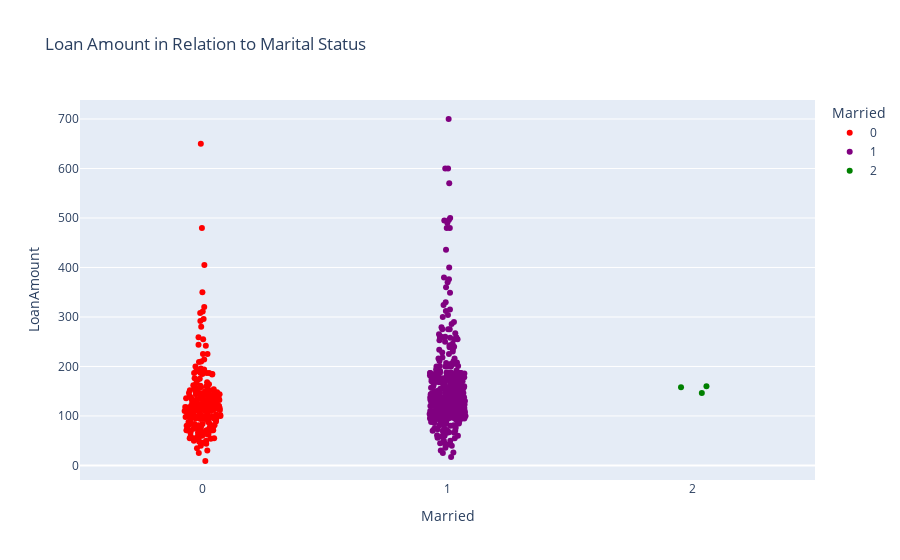

Notebook code cell kept with this figure:
### Code cell
fig = px.strip(loan_data, x='Married', y='LoanAmount', color='Married', color_discrete_sequence=['red', 'purple', 'green'], title='Loan Amount in Relation to Marital Status')
fig.update_layout(bargap=0.1)
fig.show()
#MORE MARRIED PEOPLE APPLIED FOR LOANS

### Figure 1 — Plotly figure (JSON) as saved in the notebook; plotly's stock layout.template omitted (floating-point values rounded to 4 significant figures; data arrays with more than 128 entries replaced by an {"elided": "..."} marker saying what was removed)
{"data": [{"alignmentgroup": "True", "boxpoints": "all", "fillcolor": "rgba(255,255,255,0)", "hoveron": "points", "hovertemplate": "Married=%{x}<br>LoanAmount=%{y}<extra></extra>", "legendgroup": "0", "line": {"color": "rgba(255,255,255,0)"}, "marker": {"color": "red"}, "name": "0", "offsetgroup": "0", "orientation": "v", "pointpos": 0, "showlegend": true, "type": "box", "x": {"elided": "213 int values"}, "x0": " ", "xaxis": "x", "y": {"elided": "213 float values"}, "y0": " ", "yaxis": "y"}, {"alignmentgroup": "True", "boxpoints": "all", "fillcolor": "rgba(255,255,255,0)", "hoveron": "points", "hovertemplate": "Married=%{x}<br>LoanAmount=%{y}<extra></extra>", "legendgroup": "1", "line": {"color": "rgba(255,255,255,0)"}, "marker": {"color": "purple"}, "name": "1", "offsetgroup": "1", "orientation": "v", "pointpos": 0, "showlegend": true, "type": "box", "x": {"elided": "398 int values"}, "x0": " ", "xaxis": "x", "y": {"elided": "398 float values"}, "y0": " ", "yaxis": "y"}, {"alignmentgroup": "True", "boxpoints": "all", "fillcolor": "rgba(255,255,255,0)", "hoveron": "points", "hovertemplate": "Married=%{x}<br>LoanAmount=%{y}<extra></extra>", "legendgroup": "2", "line": {"color": "rgba(255,255,255,0)"}, "marker": {"color": "green"}, "name": "2", "offsetgroup": "2", "orientation": "v", "pointpos": 0, "showlegend": true, "type": "box", "x": [2, 2, 2], "x0": " ", "xaxis": "x", "y": [160, 158, 146.4], "y0": " ", "yaxis": "y"}], "layout": {"bargap": 0.1, "boxmode": "overlay", "legend": {"title": {"text": "Married"}, "tracegroupgap": 0}, "title": {"text": "Loan Amount in Relation to Marital Status"}, "xaxis": {"anchor": "y", "categoryarray": [0, 1, 2], "categoryorder": "array", "domain": [0, 1], "title": {"text": "Married"}}, "yaxis": {"anchor": "x", "domain": [0, 1], "title": {"text": "LoanAmount"}}}}
